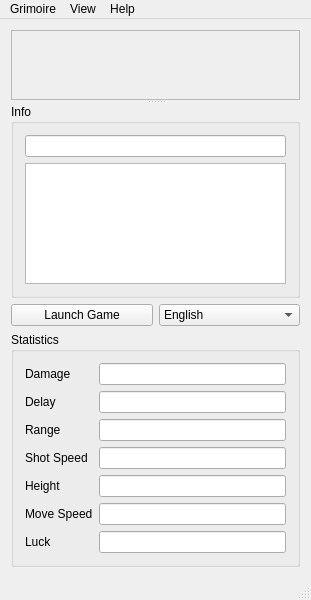
<?xml version="1.0" encoding="UTF-8"?>
<ui version="4.0">
 <class>MainWindow</class>
 <widget class="QMainWindow" name="MainWindow">
  <property name="geometry">
   <rect>
    <x>0</x>
    <y>0</y>
    <width>311</width>
    <height>600</height>
   </rect>
  </property>
  <property name="windowTitle">
   <string>Isaac's Grimoire</string>
  </property>
  <widget class="QWidget" name="centralWidget">
   <layout class="QVBoxLayout" name="verticalLayout_2">
    <item>
     <widget class="QSplitter" name="splitter">
      <property name="orientation">
       <enum>Qt::Vertical</enum>
      </property>
      <widget class="QScrollArea" name="ItemPaneScrollArea">
       <property name="widgetResizable">
        <bool>true</bool>
       </property>
       <widget class="QWidget" name="ScrollAreaWidget">
        <property name="geometry">
         <rect>
          <x>0</x>
          <y>0</y>
          <width>285</width>
          <height>77</height>
         </rect>
        </property>
       </widget>
      </widget>
      <widget class="QGroupBox" name="InfoPane">
       <property name="title">
        <string>Info</string>
       </property>
       <layout class="QVBoxLayout" name="verticalLayout">
        <item>
         <widget class="QLineEdit" name="ItemTitle">
          <property name="readOnly">
           <bool>true</bool>
          </property>
         </widget>
        </item>
        <item>
         <widget class="QTextBrowser" name="ItemDescription"/>
        </item>
       </layout>
      </widget>
     </widget>
    </item>
    <item>
     <layout class="QHBoxLayout" name="horizontalLayout">
      <item>
       <widget class="QPushButton" name="LaunchButton">
        <property name="text">
         <string>Launch Game</string>
        </property>
       </widget>
      </item>
      <item>
       <widget class="QComboBox" name="comboBox_language">
        <item>
         <property name="text">
          <string>English</string>
         </property>
        </item>
        <item>
         <property name="text">
          <string>Chinese</string>
         </property>
        </item>
       </widget>
      </item>
     </layout>
    </item>
    <item>
     <widget class="QGroupBox" name="StatPane">
      <property name="title">
       <string>Statistics</string>
      </property>
      <layout class="QGridLayout" name="gridLayout">
       <item row="6" column="0">
        <widget class="QLabel" name="label_luck">
         <property name="text">
          <string>Luck</string>
         </property>
        </widget>
       </item>
       <item row="4" column="0">
        <widget class="QLabel" name="label_shotheight">
         <property name="text">
          <string>Height</string>
         </property>
        </widget>
       </item>
       <item row="2" column="0">
        <widget class="QLabel" name="label_attackrange">
         <property name="text">
          <string>Range</string>
         </property>
        </widget>
       </item>
       <item row="5" column="0">
        <widget class="QLabel" name="label_movespeed">
         <property name="text">
          <string>Move Speed</string>
         </property>
        </widget>
       </item>
       <item row="0" column="1">
        <widget class="QLineEdit" name="stat_attackdamage">
         <property name="readOnly">
          <bool>true</bool>
         </property>
        </widget>
       </item>
       <item row="2" column="1">
        <widget class="QLineEdit" name="stat_attackrange">
         <property name="readOnly">
          <bool>true</bool>
         </property>
        </widget>
       </item>
       <item row="1" column="1">
        <widget class="QLineEdit" name="stat_attackdelay">
         <property name="readOnly">
          <bool>true</bool>
         </property>
        </widget>
       </item>
       <item row="3" column="0">
        <widget class="QLabel" name="label_shotspeed">
         <property name="text">
          <string>Shot Speed</string>
         </property>
        </widget>
       </item>
       <item row="1" column="0">
        <widget class="QLabel" name="label_attackdelay">
         <property name="text">
          <string>Delay</string>
         </property>
        </widget>
       </item>
       <item row="0" column="0">
        <widget class="QLabel" name="label_attackdamage">
         <property name="text">
          <string>Damage</string>
         </property>
        </widget>
       </item>
       <item row="3" column="1">
        <widget class="QLineEdit" name="stat_shotspeed">
         <property name="readOnly">
          <bool>true</bool>
         </property>
        </widget>
       </item>
       <item row="4" column="1">
        <widget class="QLineEdit" name="stat_shotheight">
         <property name="readOnly">
          <bool>true</bool>
         </property>
        </widget>
       </item>
       <item row="5" column="1">
        <widget class="QLineEdit" name="stat_movespeed">
         <property name="readOnly">
          <bool>true</bool>
         </property>
        </widget>
       </item>
       <item row="6" column="1">
        <widget class="QLineEdit" name="stat_luck">
         <property name="readOnly">
          <bool>true</bool>
         </property>
        </widget>
       </item>
      </layout>
     </widget>
    </item>
   </layout>
  </widget>
  <widget class="QMenuBar" name="menuBar">
   <property name="geometry">
    <rect>
     <x>0</x>
     <y>0</y>
     <width>311</width>
     <height>22</height>
    </rect>
   </property>
   <widget class="QMenu" name="menuGrimoire">
    <property name="title">
     <string>Grimoire</string>
    </property>
    <addaction name="actionAbout"/>
    <addaction name="actionOptions"/>
   </widget>
   <widget class="QMenu" name="menuHelp">
    <property name="title">
     <string>Help</string>
    </property>
    <addaction name="actionReport_Bugs"/>
   </widget>
   <widget class="QMenu" name="menuView">
    <property name="title">
     <string>View</string>
    </property>
    <addaction name="actionStatistics"/>
   </widget>
   <addaction name="menuGrimoire"/>
   <addaction name="menuView"/>
   <addaction name="menuHelp"/>
  </widget>
  <widget class="QStatusBar" name="statusBar"/>
  <action name="actionAbout">
   <property name="text">
    <string>About</string>
   </property>
  </action>
  <action name="actionReport_Bugs">
   <property name="text">
    <string>Report Bugs...</string>
   </property>
  </action>
  <action name="actionStatistics">
   <property name="checkable">
    <bool>true</bool>
   </property>
   <property name="checked">
    <bool>true</bool>
   </property>
   <property name="text">
    <string>Statistics</string>
   </property>
  </action>
  <action name="actionOptions">
   <property name="text">
    <string>Options...</string>
   </property>
  </action>
 </widget>
 <layoutdefault spacing="6" margin="11"/>
 <resources/>
 <connections/>
</ui>
